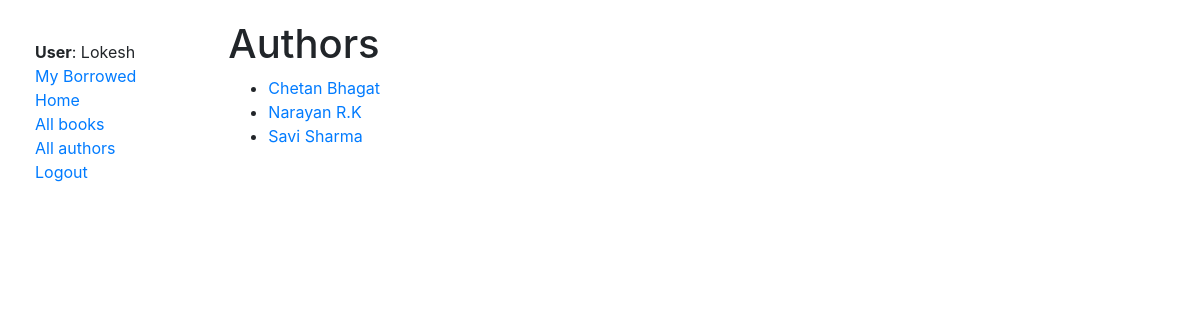
/catalog/authors (signed in), run on the app's committed database.
### catalog/models.py (models this page shows, shortened)
class Author(models.Model):
    first_name = models.CharField(max_length=100)
    last_name = models.CharField(max_length=100)
    date_of_birth = models.DateField(null=True, blank=True)
    date_of_death = models.DateField('died', null=True, blank=True)
    class Meta:
        ordering = ['last_name', 'first_name']
    def get_absolute_url(self):
        return reverse('author-detail', args=[str(self.id)])

### catalog/views.py (the view)
# urls.py: path('authors',views.AuthorListView.as_view(),name='authors'),
class AuthorListView(generic.ListView):
	model = Author
	paginate_by=5

### catalog/templates/catalog/author_list.html (shortened to what this page needs)
{%extends "base_generic.html"%}
{%block content%}
<h1>Authors</h1>
{%if author_list%}
<ul>
{%for author in author_list%}
<li><a href="{{author.get_absolute_url}}">{{author.first_name}} {{author.last_name}}</a></li>
{%endfor%}
</ul>
{%else%}
<p>There are no authors listed</p>
{%endif%}
{%endblock%}

### catalog/templates/base_generic.html (shortened to what this page needs)
<!DOCTYPE html>
<html lang="en">
<head>
  <link rel="stylesheet" href="https://stackpath.bootstrapcdn.com/bootstrap/4.1.3/css/bootstrap.min.css">
  {% load static %}
  <link rel="stylesheet" href="{% static './style.css' %}">
</head>
<body>
  <div class="container-fluid">
    <div class="row">
      <div class="col-sm-2">
      {% block sidebar %}
        <ul class="sidebar-nav">
          {%if user.is_authenticated%}
          <li><strong>User</strong>: {{user.get_username}}</li>
          <li><a href="{% url 'my-borrowed' %}">My Borrowed</a></li>
          {%endif%}
          <li><a href="{% url 'index' %}">Home</a></li>
          <li><a href="{% url 'books' %}">All books</a></li>
          <li><a href="{% url 'authors'%}">All authors</a></li>
          {%if user.is_authenticated%}
          <li><a href="{%url 'logout'%}?next={{request.path}}">Logout</a></li>
          {%else%}
          <li><a href="{%url 'login'%}?next={{request.path}}">Login</a></li>
          {%endif%}
        </ul>
     {% endblock %}
      </div>
      <div class="col-sm-10 ">{% block content %}{% endblock %}</div>
    </div>
  </div>
</body>
</html>

### catalog/static/style.css (style rules this page uses)
body { padding:20px; }
.sidebar-nav { margin-top: 20px; padding: 0; list-style: none; }

### data on the page
Author: first_name "Chetan", last_name "Bhagat"
Author: first_name "Narayan", last_name "R.K"
Author: first_name "Savi", last_name "Sharma"

### other printed values
{{ user.get_username }} "Lokesh"
